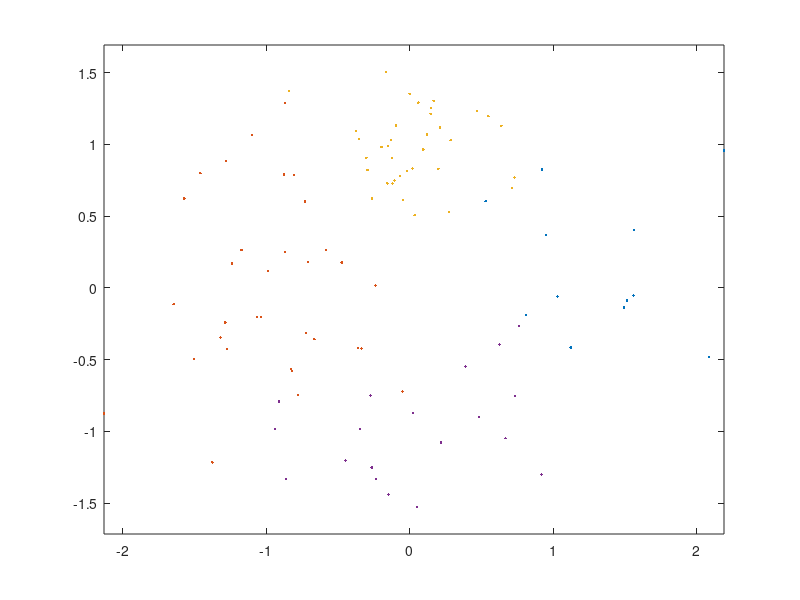

MATLAB code for this plot:
% 4 GMM Components. Different means, covariances and probabilty for each.
% 100 samples
m(:,1) = [1;0]; Sigma(:,:,1) = 0.1*[5 0;0,2]; 
m(:,2) = [-1;0]; Sigma(:,:,2) = 0.1*[3 1;1,3]; 
m(:,3) = [0;1]; Sigma(:,:,3) = 0.1*eye(2);
m(:,4) = [0;-1]; Sigma(:,:,4) = 0.1*[2 0;0,1 ];
classPriors = [0.15,0.30,0.35,0.20]; thr = [0,cumsum(classPriors)];
N = 100; u = rand(1,N); L = zeros(1,N); x = zeros(2,N);
figure(1),clf, colorList = 'rbgc';
%Data Genration + figure 
for l = 1:4
    indices = find(thr(l)<=u & u<thr(l+1)); % if u happens to be precisely 1, that sample will get omitted - needs to be fixed
    L(1,indices) = l*ones(1,length(indices));
    x(:,indices) = mvnrnd(m(:,l),Sigma(:,:,l),length(indices))';
    figure(1), plot(x(1,indices),x(2,indices),'.','MarkerFaceColor',colorList(l)); axis equal, hold on,
end

